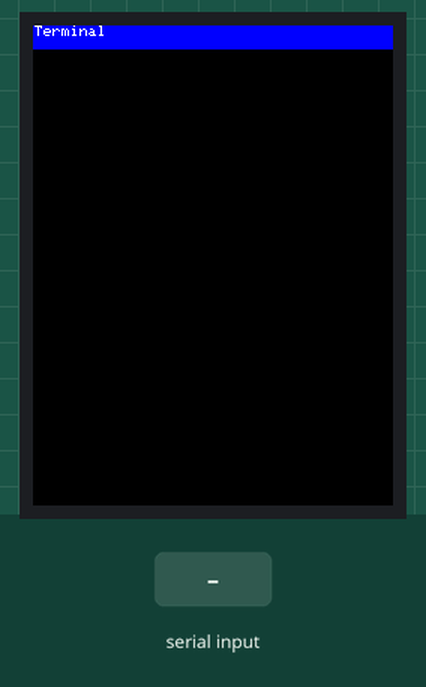
This sketch was run on a simulated Arduino Uno, built with avr-gcc and run on an emulated ATmega328P. Parts: 240×320 colour display. The test bench sets the inputs (shaded band).

Above: at 1.4 s.
1.5 s: "1" received over Serial
4.0 s: "0" received over Serial
At 6.2 s:
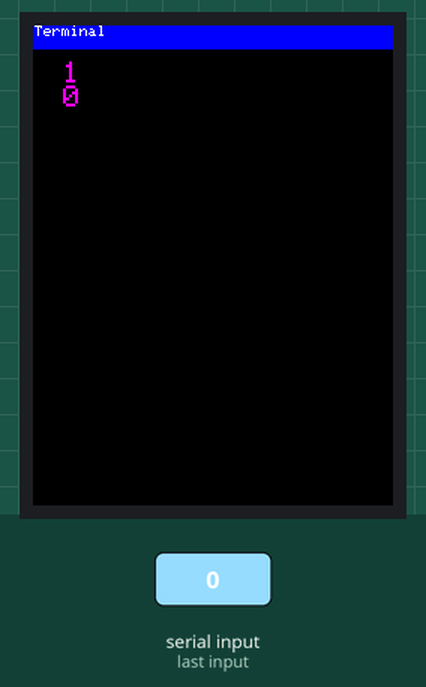
6.5 s: "2" received over Serial
Timing chart, 0 to 9.5 s (numbered marks = the images above; inputs shaded):
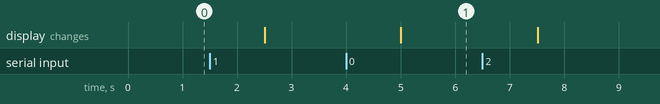

Measured:
- after the input at 4.0 s, the display: changes after 1.0 s (image 1)

The sketch:

TFT_Terminal.ino
```cpp
// (licence header left out)
// In most cases characters don't get lost at 9600 baud but
// it is a good idea to increase the serial Rx buffer from 64
// to 512 or 1024 bytes especially if higher baud rates are
// used (this sketch does not need much RAM).
// The method described here works well:
// http://www.hobbytronics.co.uk/arduino-serial-buffer-size
//

#include <SPFD5408_Adafruit_GFX.h>    // Core graphics library
#include <SPFD5408_Adafruit_TFTLCD.h> // Hardware-specific library
//#include <SPFD5408_TouchScreen.h>     // Touch library

//#include <HC05\HC05.h>
//#define BT_ENABLEPIN 42
//#define BT_STATEPIN 40
//#define LED_CMDBT 13
//#define BT_BAUD  9600
//// default Passkey:  1234 
//
//HC05 btserial = HC05(BT_ENABLEPIN, BT_STATEPIN);  // cmd, state

//#define SERIAL_IN btserial
#define SERIAL_IN Serial
#define SERIAL_BAUD_RATE 115200		//115200


 // For the Arduino Mega, use digital pins 22 through 29
// (on the 2-row header at the end of the board).
//   D0 connects to digital pin 22
//   D1 connects to digital pin 23
//   D2 connects to digital pin 24
//   D3 connects to digital pin 25
//   D4 connects to digital pin 26
//   D5 connects to digital pin 27
//   D6 connects to digital pin 28
//   D7 connects to digital pin 29


#define LCD_CS A3
#define LCD_CD A2
#define LCD_WR A1
#define LCD_RD A0
// optional
#define LCD_RESET A4

// Assign human-readable names to some common 16-bit color values:
#define	BLACK   0x0000
#define	BLUE    0x001F
#define	RED     0xF800
#define	GREEN   0x07E0
#define CYAN    0x07FF
#define MAGENTA 0xF81F
#define YELLOW  0xFFE0
#define WHITE   0xFFFF

#define LCD_X_WIDTH 240
#define LCD_Y_HEIGHT 320
#define LCD_TEXT_HEIGHT 16 // Height of text to be printed and scrolled
#define LCD_TEXT_WIDTH 10

#define LCD_TEXTCOLOR MAGENTA
#define LCD_BACKGROUND BLACK
#define LCD_TEXTSIZE 2		//20 righe di 24 caratteri (19righe utili se uso la prima come stato con size =1)
#define LCD_CHAR_COLUMNS 24
// The scrolling area must be a integral multiple of LCD_TEXT_HEIGHT
#define LCD_BOT_FIXED_AREA 0 // Number of lines in bottom fixed area (lines counted from bottom of screen)
#define LCD_TOP_FIXED_AREA 24 // 16Number of lines in top fixed area (lines counted from top of screen)
# define LCD_SCROLL_ROWS 5

Adafruit_TFTLCD tft(LCD_CS, LCD_CD, LCD_WR, LCD_RD, LCD_RESET);

void tftTextXY(String txt, int16_t x = 0, int16_t y = 1, uint8_t size = 1, int color = BLACK) {

	//calcola quante linee occupa il testo
	int Lines = 1 + (int)txt.length() / LCD_CHAR_COLUMNS;
	//pulisce la riga
	tft.fillRect(LCD_TEXTSIZE * LCD_TEXT_WIDTH * x, LCD_TEXT_HEIGHT*y + LCD_TOP_FIXED_AREA, LCD_X_WIDTH, Lines*LCD_TEXT_HEIGHT, LCD_BACKGROUND);

	tft.setCursor(x, y);
	tft.setTextSize(size);
	tft.setTextColor(color);
	tft.println(txt);
}


void setup() {
	// Setup baud rate and draw top banner
	Serial.begin(SERIAL_BAUD_RATE);

	// Setup the TFT display
	tft.reset();
	tft.begin(0x9341); // SDFP5408
	//tft.init();
	tft.setRotation(0);
	tft.fillScreen(BLACK);

	// intestazione --------------------
	tft.fillRect(0,0,240,16, BLUE);
	tft.setTextColor(WHITE, BLUE);
	tftTextXY("Terminal", 1, 0,1,WHITE);


	// Change colour for scrolling zone
	tft.setTextColor(LCD_TEXTCOLOR, LCD_BACKGROUND);
	tft.setTextSize(LCD_TEXTSIZE);


	//Serial.print("Waiting BT ...");
	//while (!btserial.connected());
	//Serial.println("..OK Connected");
	tft.drawPixel(1,1, BLUE);
}


// ##############################################################################################
// Visualizza la stringa txt alla riga r e colonna c col colore 'color'
// ritorna la riga utile successiva in funzione della lunghezza del testo
// ##############################################################################################
int tftTextRowCol(String txt, int16_t r = 1, int16_t c = 1,  int color = BLACK) {

	//calcola quante linee occupa il testo
	int Lines = 1 + (int)txt.length() / LCD_CHAR_COLUMNS;

	// se stampandolo eccede il numero di righe disponibili, riparte dalla riga 1
	if ( (r + Lines) > (LCD_SCROLL_ROWS+1)){		r= 1;	}

	//pulisce la riga
	tft.fillRect( LCD_TEXTSIZE * LCD_TEXT_WIDTH * (c - 1), LCD_TEXT_HEIGHT*(r - 1) + LCD_TOP_FIXED_AREA, LCD_X_WIDTH, Lines*LCD_TEXT_HEIGHT, LCD_BACKGROUND);

	//posiziona il cursore
	tft.setCursor(LCD_TEXTSIZE * LCD_TEXT_WIDTH * (c - 1), LCD_TEXT_HEIGHT*(r - 1) + LCD_TOP_FIXED_AREA);

	//stampa il testo
	tft.setTextSize(LCD_TEXTSIZE);
	tft.setTextColor(color);
	tft.println(txt);

	//aggiorno la riga
	return r + Lines;
}

 int rowcnt = 1;// riga corrente

void loop(void) {

	while (!SERIAL_IN.available()) { delay(10); }	//wait for serial data

	String strIn = SERIAL_IN.readString();

	rowcnt = tftTextRowCol(strIn,rowcnt, 2,LCD_TEXTCOLOR);
 }
```
